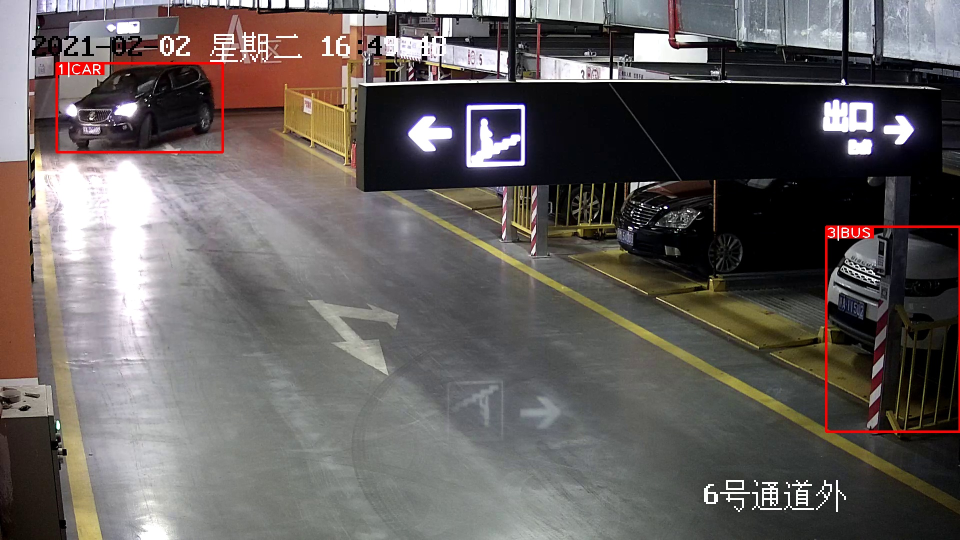
#> input picture celery-queue/yolov5_DeepSort/mask_o.jpg, 1920 x 1080 px (shown at 1/2 size)
$ python mask_test.py   (older library calls are emulated)
#> lines starting #> are read from the running program, lines starting #| are printed output that depends on the picture; after the words box and inside, x2 and y2 are one past the last pixel; in counts of white or black regions, pixels touching at a corner belong together
# -*- coding: utf-8 -*-
# @TIME : 2021/5/14 11:20
# @AUTHOR : Xu Bai
# @FILE : mask_test.py
# @DESCRIPTION :
import cv2
import matplotlib.pyplot as plt
import numpy as np

mask_threth = 50

img = cv2.imread('mask_o.jpg')  # 自己qq截图一张图片就行，要大于下面的坐标点
#> img is the input picture: shape (1080, 1920, 3); mean B, G, R 92.8, 94.6, 100.5

# binary mask
coordinates = []
coordinate1 = [[[40, 135], [168, 132], [164, 330], [2, 328]]]
coordinate2 = [[[300, 300], [600, 300], [600, 600], [300, 600]]]
# 顺时针顺序
coordinate3 = [[[700,190], [720, 880],  [1900, 860],[1900, 170] ,]]
coordinate1 = np.array(coordinate1)
coordinate2 = np.array(coordinate2)
coordinate3 = np.array(coordinate3)
# coordinates.append(coordinate1)
# coordinates.append(coordinate2)
coordinates.append(coordinate3)
mask = np.zeros(img.shape[:2], dtype=np.int8)
mask = cv2.fillPoly(mask, coordinates, 255)
cv2.imwrite('mask1.png', mask)
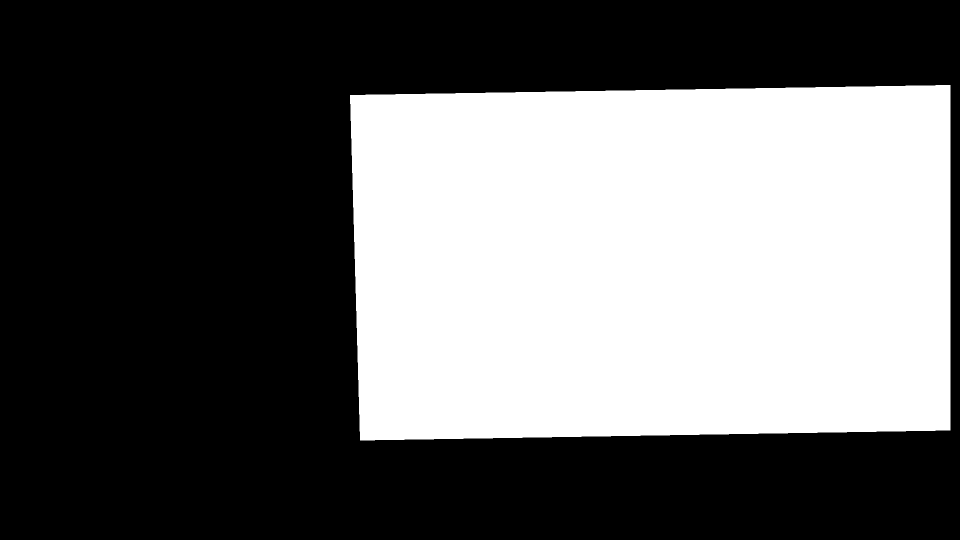
#> saved as mask1.png: shape (1080, 1920) (shown at 1/2 size); values 0 (black) and 127 (white), 39.7% white; 1 white region, box (x1, y1, x2, y2) and area: (700, 170, 1901, 881) 823171

bbox_mask = mask
color_mask = np.array([0, 0, 0], dtype=np.uint8)
bbox_mask = bbox_mask.astype(np.bool)
# cv2.imwrite('./bbox_mask.png', bbox_mask)

img[bbox_mask] = img[bbox_mask] > color_mask
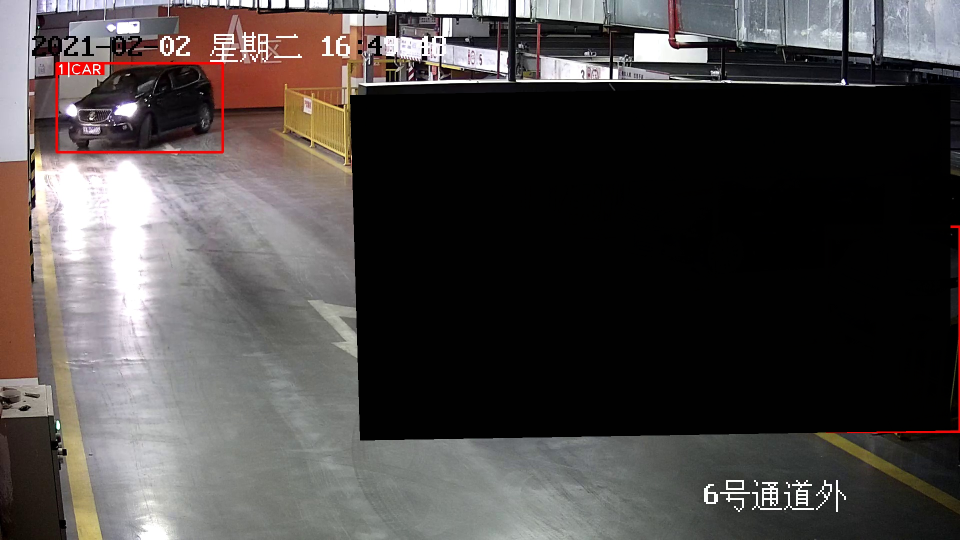
#> img: shape (1080, 1920, 3) (shown at 1/2 size); mean B, G, R 69.8, 71, 75.9
img = img[:, :, ::-1]
plt.imshow(img)
# plt.savefig('./result.png')
plt.show()
